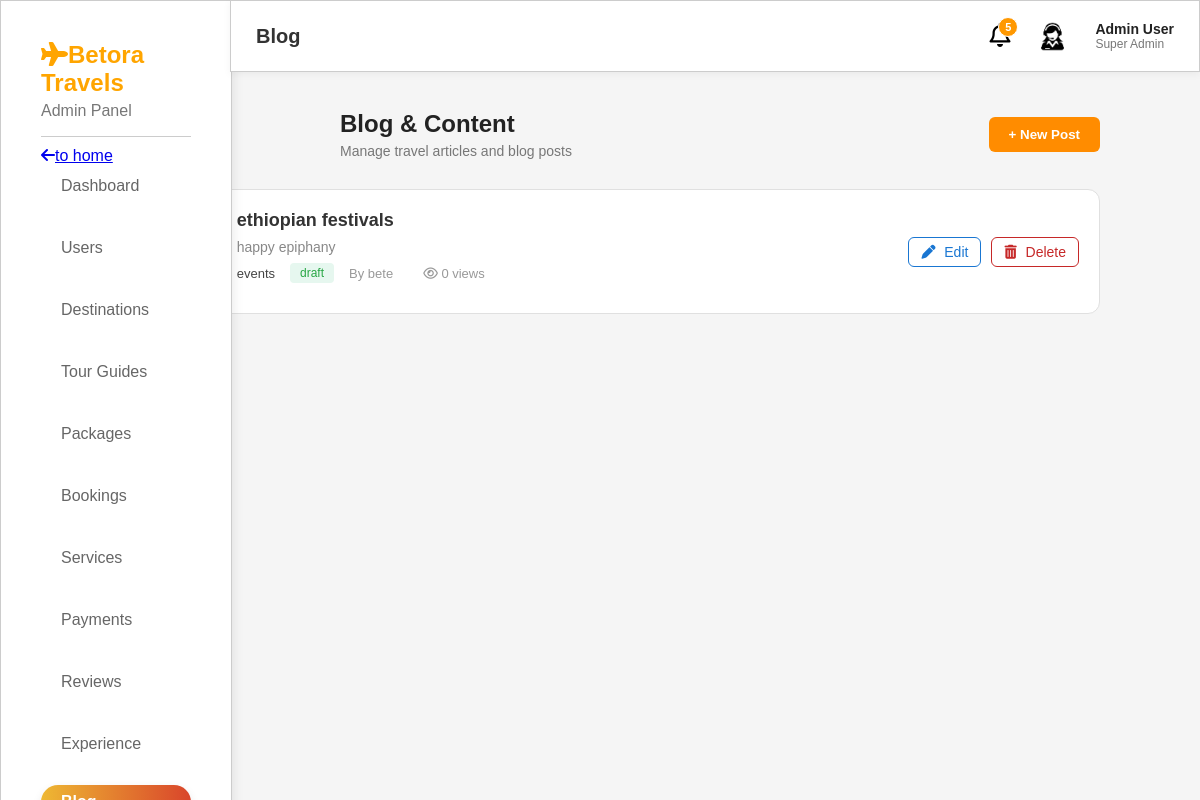
Page /admin/blog.php on the committed database.
### tables this page shows
CREATE TABLE `blog_posts` (
  `id` int(11) NOT NULL,
  `title` varchar(200) DEFAULT NULL,
  `slug` varchar(200) DEFAULT NULL,
  `category` varchar(100) DEFAULT NULL,
  `summary` varchar(500) DEFAULT NULL,
  `content` text DEFAULT NULL,
  `author_name` varchar(100) DEFAULT 'Admin User',
  `status` varchar(50) DEFAULT 'published',
  `views_count` int(11) DEFAULT 0,
  `image` varchar(255) DEFAULT NULL,
  `created_at` timestamp NOT NULL DEFAULT current_timestamp()
);

### admin/blog.php (the view, shortened to what this page needs)
<?php
$servername = "localhost";
$username = "root";
$password = "";
$dbname = "travel_db";
$conn = new mysqli($servername, $username, $password, $dbname);
$sql = "SELECT * FROM blog_posts ORDER BY id DESC";
$result = $conn->query($sql);
?>
<!DOCTYPE html>
<html lang="en">
<head>
    <link rel="stylesheet" href="blog.css">
    <?php include "layout.php"; ?>
    <link rel="stylesheet" href="https://cdnjs.cloudflare.com/ajax/libs/font-awesome/6.5.0/css/all.min.css">
</head>
<body>
<div class="container">
    <div class="header">
        <div class="header-text">
            <h1>Blog & Content</h1>
            <p>Manage travel articles and blog posts</p>
        </div>
        <button class="btn-new">+ New Post</button>
    </div>
    <?php if ($result->num_rows > 0): ?>
        <?php while($row = $result->fetch_assoc()): ?>
            <div class="blog-card">
                <div class="card-left">
                </div>
                <div class="card-center">
                    <h2><?php echo htmlspecialchars($row['title']); ?></h2>
                    <p class="summary"><?php echo htmlspecialchars($row['summary']); ?></p>
                    <div class="meta-row">
                        <span class="tag-category"><?php echo htmlspecialchars($row['category']); ?></span>
                        <span class="tag-status"><?php echo htmlspecialchars($row['status']); ?></span>
                        <span class="meta-text">By <?php echo htmlspecialchars($row['author_name']); ?></span>
                        <span class="meta-text"><i class="fa-regular fa-eye"></i> <?php echo $row['views_count']; ?> views</span>
                    </div>
                </div>
                <div class="card-right">
                    <a href="edit.php?id=<?php echo $row['id']; ?>" class="btn-action btn-edit"><i class="fa-solid fa-pen"></i> Edit</a>
                    <a href="delete.php?id=<?php echo $row['id']; ?>" class="btn-action btn-delete" onclick="return confirm('Delete this post?')"><i class="fa-solid fa-trash-can"></i> Delete</a>
                </div>
            </div>
        <?php endwhile; ?>
    <?php else: ?>
        <p>No posts found.</p>
    <?php endif; ?>
</div>
</body>
</html>

### admin/blog.css (style rules this page uses)
body { font-family: 'Segoe UI', Tahoma, Geneva, Verdana, sans-serif; background-color: #f8f9fa; color: #333; margin: 40px; }
.container { max-width: 1000px; margin: auto; }
.header { display: flex; justify-content: space-between; align-items: center; margin-bottom: 30px; margin-top: 110px; margin-left: 240px; }
.header h1 { margin: 0; font-size: 24px; color: #222; }
.header p { margin: 5px 0 0; color: #777; font-size: 14px; }
.btn-new { background-color: #ff8c00; color: white; border: none; padding: 10px 20px; border-radius: 6px; cursor: pointer; font-weight: bold; }
.blog-card { background: white; border: 1px solid #e0e0e0; border-radius: 12px; display: flex; padding: 20px; margin-bottom: 20px; align-items: center; }
.card-center { flex-grow: 1; padding: 0 25px; }
.card-center h2 { font-size: 18px; margin: 0; }
.card-center .summary { color: #888; font-size: 14px; margin: 8px 0; }
.meta-row { display: flex; align-items: center; gap: 15px; margin-bottom: 10px; }
.tag-category { font-weight: 500; font-size: 13px; color: #444; }
.tag-status { background: #e6f7ef; color: #28a745; padding: 3px 10px; border-radius: 4px; font-size: 12px; }
.meta-text { font-size: 13px; color: #999; }
.card-right { display: flex; gap: 10px; }
.btn-action { text-decoration: none; border: 1px solid #e0e0e0; padding: 6px 12px; border-radius: 6px; font-size: 14px; color: #444; }
.btn-delete { color: #dc3545; }
.btn-action i { margin-right: 5px; }

### admin/style.css (style rules this page uses)
body { margin:0; font-family:Arial; background:#f5f5f5; }
h1 { font-size: 20px; }
.btn-edit { color:#1976d2 !important; border-color:#1976d2 !important; }
.btn-delete { color:#c62828 !important; border-color:#c62828 !important; }

### rows in the picture
blog_posts: title "ethiopian festivals", summary "happy epiphany", category "events", status "draft", author_name "bete", views_count "0"

### other values in the picture
$pageTitle "Blog"
